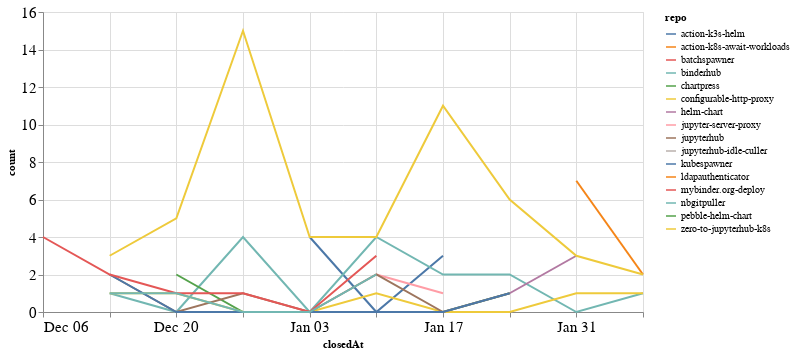

Notebook source saved alongside this figure:
### Code cell
closed_by_time = closed_by.groupby('repo').resample('W', on='closedAt').count()['author'].reset_index()
closed_by_time = closed_by_time.rename(columns={'author': 'count'})

alt.Chart(closed_by_time, width=600).mark_line().encode(
    x='closedAt',
    y='count',
    color='repo',
    tooltip="repo"
)

### Figure 1 — Vega-Lite specification as saved in the notebook (floating-point values rounded to 4 significant figures)
{"config": {"axisLeft": {"labelFontSize": 15}, "axisBottom": {"labelFontSize": 15}}, "data": {"name": "data-6afb1008acbe14541f2515a334a48396"}, "mark": "line", "encoding": {"color": {"type": "nominal", "field": "repo"}, "tooltip": {"type": "nominal", "field": "repo"}, "x": {"type": "temporal", "field": "closedAt"}, "y": {"type": "quantitative", "field": "count"}}, "width": 600, "$schema": "https://vega.github.io/schema/vega-lite/v4.8.1.json", "datasets": {"data-6afb1008acbe14541f2515a334a48396": [{"repo": "action-k3s-helm", "closedAt": "2021-01-03T00:00:00", "count": 4}, {"repo": "action-k3s-helm", "closedAt": "2021-01-10T00:00:00", "count": 0}, {"repo": "action-k3s-helm", "closedAt": "2021-01-17T00:00:00", "count": 3}, {"repo": "action-k8s-await-workloads", "closedAt": "2021-01-31T00:00:00", "count": 7}, {"repo": "action-k8s-await-workloads", "closedAt": "2021-02-07T00:00:00", "count": 2}, {"repo": "batchspawner", "closedAt": "2021-01-31T00:00:00", "count": 4}, {"repo": "binderhub", "closedAt": "2020-12-13T00:00:00", "count": 1}, {"repo": "binderhub", "closedAt": "2020-12-20T00:00:00", "count": 0}, {"repo": "binderhub", "closedAt": "2020-12-27T00:00:00", "count": 4}, {"repo": "binderhub", "closedAt": "2021-01-03T00:00:00", "count": 0}, {"repo": "binderhub", "closedAt": "2021-01-10T00:00:00", "count": 4}, {"repo": "binderhub", "closedAt": "2021-01-17T00:00:00", "count": 2}, {"repo": "binderhub", "closedAt": "2021-01-24T00:00:00", "count": 2}, {"repo": "binderhub", "closedAt": "2021-01-31T00:00:00", "count": 0}, {"repo": "binderhub", "closedAt": "2021-02-07T00:00:00", "count": 1}, {"repo": "chartpress", "closedAt": "2020-12-20T00:00:00", "count": 2}, {"repo": "chartpress", "closedAt": "2020-12-27T00:00:00", "count": 0}, {"repo": "chartpress", "closedAt": "2021-01-03T00:00:00", "count": 0}, {"repo": "chartpress", "closedAt": "2021-01-10T00:00:00", "count": 0}, {"repo": "chartpress", "closedAt": "2021-01-17T00:00:00", "count": 0}, {"repo": "chartpress", "closedAt": "2021-01-24T00:00:00", "count": 1}, {"repo": "configurable-http-proxy", "closedAt": "2020-12-13T00:00:00", "count": 1}, {"repo": "configurable-http-proxy", "closedAt": "2020-12-20T00:00:00", "count": 1}, {"repo": "configurable-http-proxy", "closedAt": "2020-12-27T00:00:00", "count": 0}, {"repo": "configurable-http-proxy", "closedAt": "2021-01-03T00:00:00", "count": 0}, {"repo": "configurable-http-proxy", "closedAt": "2021-01-10T00:00:00", "count": 1}, {"repo": "configurable-http-proxy", "closedAt": "2021-01-17T00:00:00", "count": 0}, {"repo": "configurable-http-proxy", "closedAt": "2021-01-24T00:00:00", "count": 0}, {"repo": "configurable-http-proxy", "closedAt": "2021-01-31T00:00:00", "count": 1}, {"repo": "configurable-http-proxy", "closedAt": "2021-02-07T00:00:00", "count": 1}, {"repo": "helm-chart", "closedAt": "2021-01-24T00:00:00", "count": 1}, {"repo": "helm-chart", "closedAt": "2021-01-31T00:00:00", "count": 3}, {"repo": "jupyter-server-proxy", "closedAt": "2021-01-10T00:00:00", "count": 2}, {"repo": "jupyter-server-proxy", "closedAt": "2021-01-17T00:00:00", "count": 1}, {"repo": "jupyterhub", "closedAt": "2020-12-13T00:00:00", "count": 2}, {"repo": "jupyterhub", "closedAt": "2020-12-20T00:00:00", "count": 0}, {"repo": "jupyterhub", "closedAt": "2020-12-27T00:00:00", "count": 1}, {"repo": "jupyterhub", "closedAt": "2021-01-03T00:00:00", "count": 0}, {"repo": "jupyterhub", "closedAt": "2021-01-10T00:00:00", "count": 2}, {"repo": "jupyterhub", "closedAt": "2021-01-17T00:00:00", "count": 0}, {"repo": "jupyterhub", "closedAt": "2021-01-24T00:00:00", "count": 1}, {"repo": "jupyterhub-idle-culler", "closedAt": "2021-01-31T00:00:00", "count": 1}, {"repo": "kubespawner", "closedAt": "2020-12-13T00:00:00", "count": 2}, {"repo": "kubespawner", "closedAt": "2020-12-20T00:00:00", "count": 0}, {"repo": "kubespawner", "closedAt": "2020-12-27T00:00:00", "count": 0}, {"repo": "kubespawner", "closedAt": "2021-01-03T00:00:00", "count": 0}, {"repo": "kubespawner", "closedAt": "2021-01-10T00:00:00", "count": 0}, {"repo": "kubespawner", "closedAt": "2021-01-17T00:00:00", "count": 0}, {"repo": "kubespawner", "closedAt": "2021-01-24T00:00:00", "count": 1}, {"repo": "ldapauthenticator", "closedAt": "2020-12-13T00:00:00", "count": 1}, {"repo": "mybinder.org-deploy", "closedAt": "2020-12-06T00:00:00", "count": 4}, {"repo": "mybinder.org-deploy", "closedAt": "2020-12-13T00:00:00", "count": 2}, {"repo": "mybinder.org-deploy", "closedAt": "2020-12-20T00:00:00", "count": 1}, {"repo": "mybinder.org-deploy", "closedAt": "2020-12-27T00:00:00", "count": 1}, {"repo": "mybinder.org-deploy", "closedAt": "2021-01-03T00:00:00", "count": 0}, {"repo": "mybinder.org-deploy", "closedAt": "2021-01-10T00:00:00", "count": 3}, {"repo": "nbgitpuller", "closedAt": "2020-12-13T00:00:00", "count": 1}, {"repo": "nbgitpuller", "closedAt": "2020-12-20T00:00:00", "count": 1}, {"repo": "nbgitpuller", "closedAt": "2020-12-27T00:00:00", "count": 0}, {"repo": "nbgitpuller", "closedAt": "2021-01-03T00:00:00", "count": 0}, {"repo": "nbgitpuller", "closedAt": "2021-01-10T00:00:00", "count": 2}, {"repo": "pebble-helm-chart", "closedAt": "2020-12-13T00:00:00", "count": 1}, {"repo": "zero-to-jupyterhub-k8s", "closedAt": "2020-12-13T00:00:00", "count": 3}, {"repo": "zero-to-jupyterhub-k8s", "closedAt": "2020-12-20T00:00:00", "count": 5}, {"repo": "zero-to-jupyterhub-k8s", "closedAt": "2020-12-27T00:00:00", "count": 15}, {"repo": "zero-to-jupyterhub-k8s", "closedAt": "2021-01-03T00:00:00", "count": 4}, {"repo": "zero-to-jupyterhub-k8s", "closedAt": "2021-01-10T00:00:00", "count": 4}, {"repo": "zero-to-jupyterhub-k8s", "closedAt": "2021-01-17T00:00:00", "count": 11}, {"repo": "zero-to-jupyterhub-k8s", "closedAt": "2021-01-24T00:00:00", "count": 6}, {"repo": "zero-to-jupyterhub-k8s", "closedAt": "2021-01-31T00:00:00", "count": 3}, {"repo": "zero-to-jupyterhub-k8s", "closedAt": "2021-02-07T00:00:00", "count": 2}]}}
